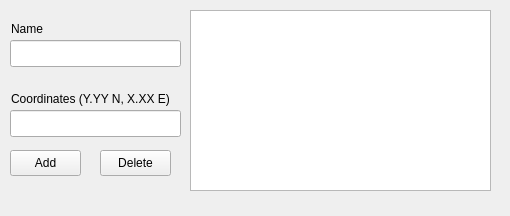
<?xml version="1.0" encoding="UTF-8"?>
<ui version="4.0">
 <class>ChooseLocation</class>
 <widget class="QWidget" name="ChooseLocation">
  <property name="geometry">
   <rect>
    <x>0</x>
    <y>0</y>
    <width>510</width>
    <height>216</height>
   </rect>
  </property>
  <property name="minimumSize">
   <size>
    <width>510</width>
    <height>216</height>
   </size>
  </property>
  <property name="maximumSize">
   <size>
    <width>510</width>
    <height>216</height>
   </size>
  </property>
  <property name="windowTitle">
   <string>Choose location</string>
  </property>
  <property name="windowIcon">
   <iconset>
    <normaloff>FP_Satellite_icon.svg.png</normaloff>FP_Satellite_icon.svg.png</iconset>
  </property>
  <widget class="QLabel" name="labelName">
   <property name="geometry">
    <rect>
     <x>11</x>
     <y>20</y>
     <width>54</width>
     <height>17</height>
    </rect>
   </property>
   <property name="text">
    <string>Name</string>
   </property>
  </widget>
  <widget class="QLineEdit" name="tbName">
   <property name="geometry">
    <rect>
     <x>10</x>
     <y>40</y>
     <width>171</width>
     <height>27</height>
    </rect>
   </property>
  </widget>
  <widget class="QLabel" name="labelCoordinates">
   <property name="geometry">
    <rect>
     <x>11</x>
     <y>90</y>
     <width>171</width>
     <height>17</height>
    </rect>
   </property>
   <property name="text">
    <string>Coordinates (Y.YY N, X.XX E)</string>
   </property>
  </widget>
  <widget class="QLineEdit" name="tbCoordinates">
   <property name="geometry">
    <rect>
     <x>10</x>
     <y>110</y>
     <width>171</width>
     <height>27</height>
    </rect>
   </property>
  </widget>
  <widget class="QListWidget" name="lvLocations">
   <property name="geometry">
    <rect>
     <x>190</x>
     <y>10</y>
     <width>301</width>
     <height>181</height>
    </rect>
   </property>
  </widget>
  <widget class="QPushButton" name="btnAddLocation">
   <property name="geometry">
    <rect>
     <x>10</x>
     <y>150</y>
     <width>71</width>
     <height>26</height>
    </rect>
   </property>
   <property name="text">
    <string>Add</string>
   </property>
  </widget>
  <widget class="QPushButton" name="btnDeleteLocation">
   <property name="geometry">
    <rect>
     <x>100</x>
     <y>150</y>
     <width>71</width>
     <height>26</height>
    </rect>
   </property>
   <property name="text">
    <string>Delete</string>
   </property>
  </widget>
 </widget>
 <resources/>
 <connections/>
</ui>
